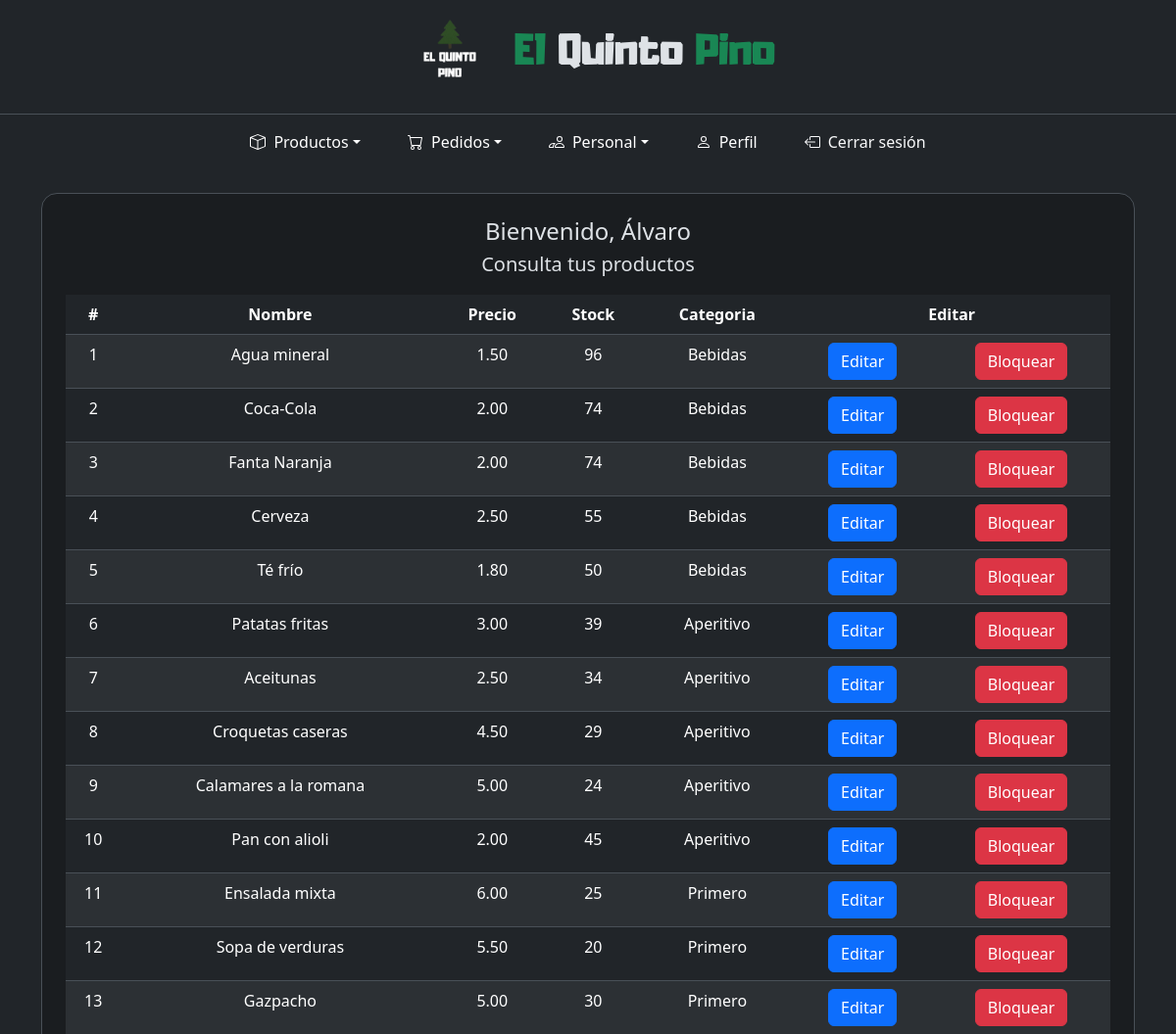
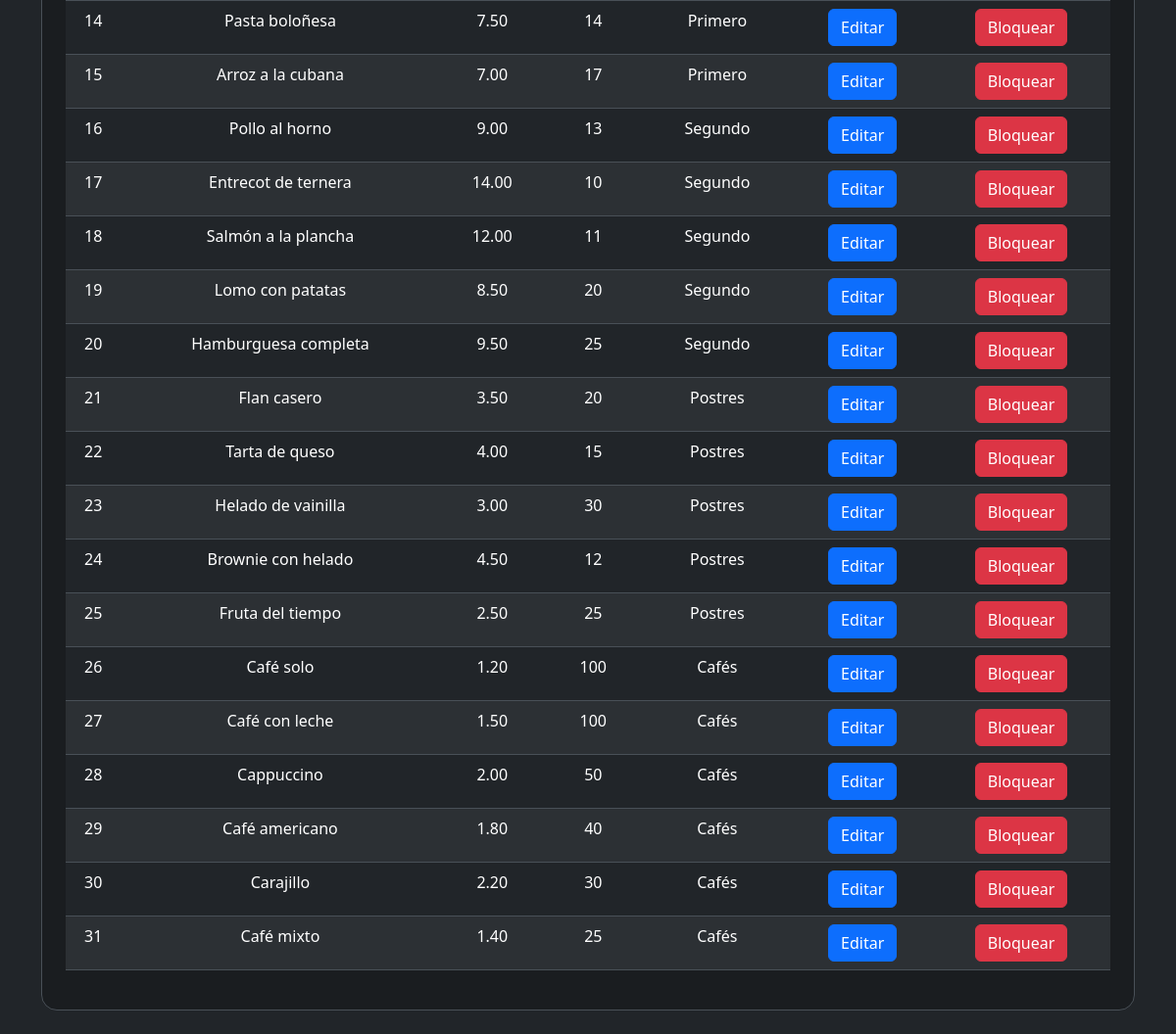
Before: /encargado/encargado.php (signed in) with the older database file (2 pictures, top to bottom).
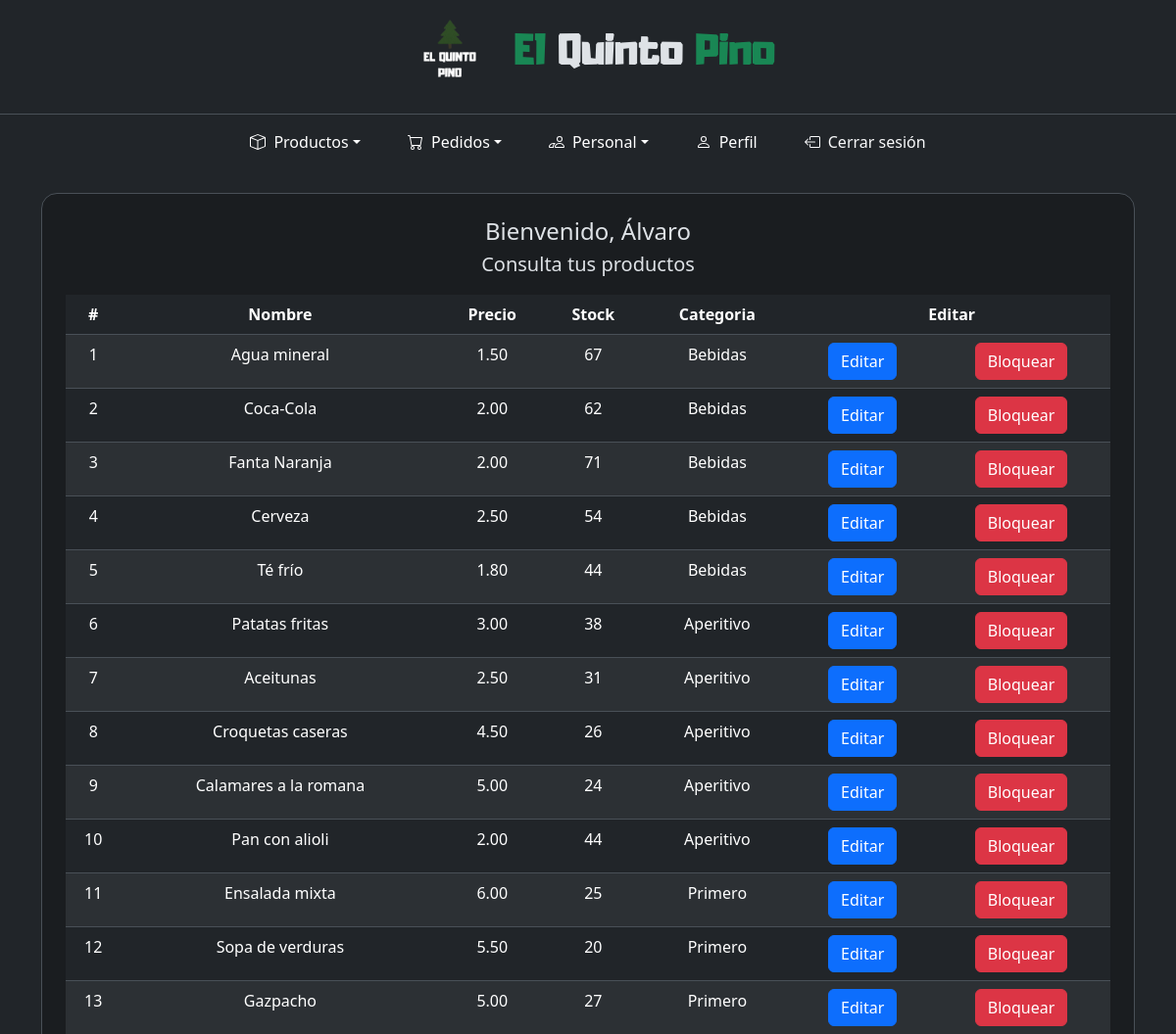
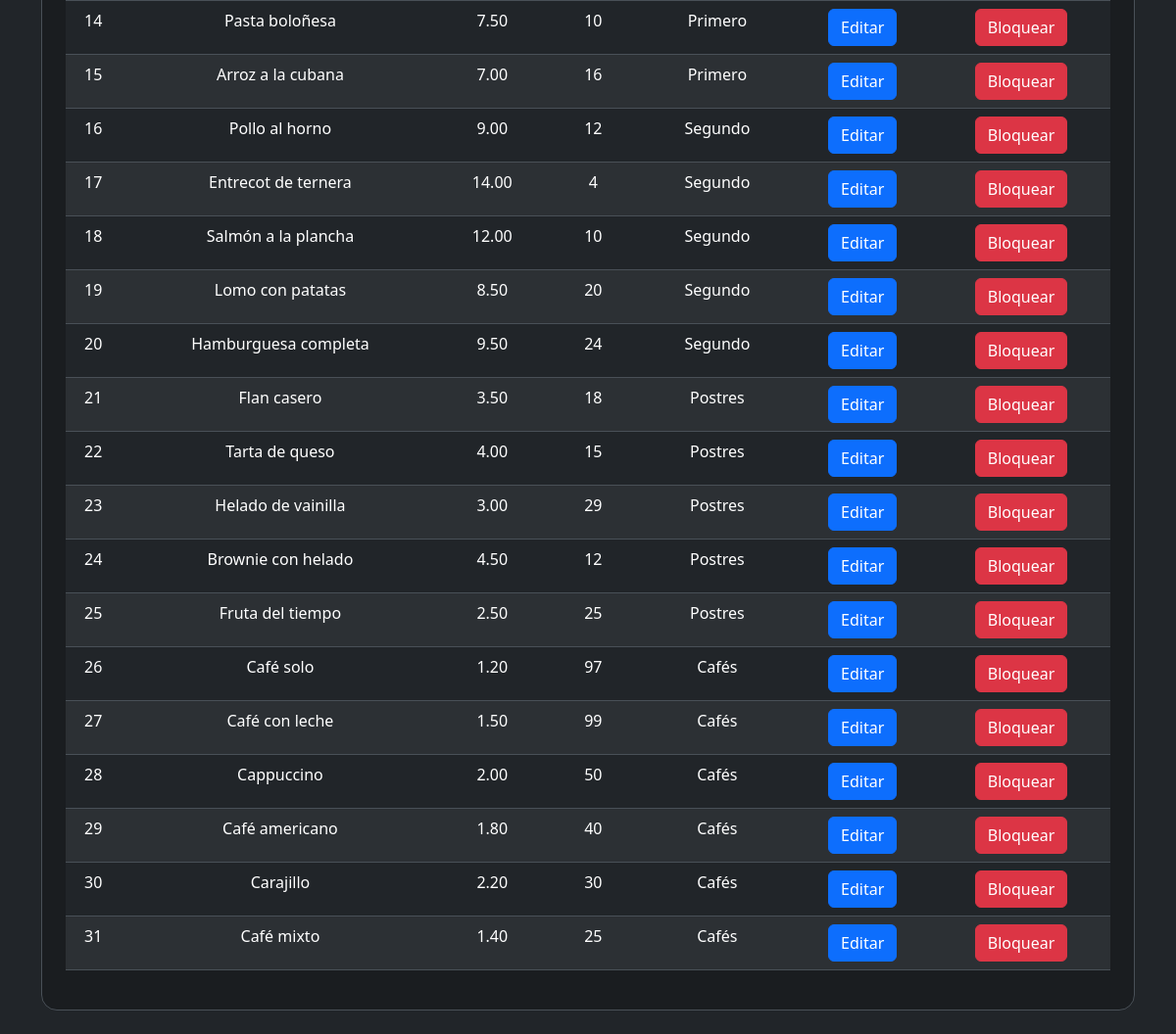
After: the same page with the newer database file (2 pictures, top to bottom).
### tables this page shows
CREATE TABLE `producto` (
  `id` int(11) NOT NULL,
  `nombre` varchar(255) NOT NULL,
  `precio` decimal(10,2) NOT NULL,
  `stock` int(11) NOT NULL,
  `estado` tinyint(1) NOT NULL,
  `categoria` int(11) NOT NULL
);

CREATE TABLE `categoria` (
  `id` int(11) NOT NULL,
  `nombre` varchar(255) NOT NULL
);

### encargado/encargado.php (the view, shortened to what this page needs)
<?php
include("../components/conexion.php");
?>
<!DOCTYPE html>
<html lang="es" data-bs-theme="dark">
<head>
    <link rel="stylesheet" href="../bootstrap/css/bootstrap.min.css" />
    <link rel="stylesheet" href="../styles.css" />
</head>
<body>
    <div class="container-fluid min-vh-100 d-flex flex-column">
        <?php
        include("../components/header.php");
        include("navbar.php");
        $usuario = $_SESSION["usuario"];
        ?>
        <main class="container my-4 flex-grow-1">
            <div class="row justify-content-center">
                <div class="col-12">
                    <section class="bg-dark-subtle border rounded-4 p-4 p-sm-4">
                        <header class="text-center mb-3">
                            <h4 class="h4 mb-1">Bienvenido, <?php echo $usuario; ?></h4>
                            <p class="lead">Consulta tus productos</p>
                        </header>
                        <section class="row justify-content-center ">
                            <div class="col-12 table-responsive">
                                <table class="table text-start text-md-center table-hover table-striped">
                                    <thead>
                                        <tr>
                                            <th class='d-none d-sm-block d-sm-'>#</th>
                                            <th>Nombre</th>
                                            <th>Precio</th>
                                            <th>Stock</th>
                                            <th>Categoria</th>
                                            <th colspan="2">Editar</th>
                                        </tr>
                                    </thead>
                                    <tbody>
                                        <?php
                                        $consulta = "SELECT * FROM producto";
                                        $result = mysqli_query($conn, $consulta);
                                        while ($row = mysqli_fetch_array($result)) {
                                            $id = $row['id'];
                                            $estado = $row["estado"];
                                            if ($estado == 1) {
                                                print("<tr>");
                                            } else {
                                                print("<tr class='table-danger'>");
                                            }
                                            print("<td class='d-none d-sm-table-cell'>");
                                            print($row['id']);
                                            print("</td>");
                                            print("<td>");
                                            print($row['nombre']);
                                            print("</td>");
                                            print("<td>");
                                            print($row['precio']);
                                            print("</td>");
                                            print("<td>");
                                            print($row['stock']);
                                            print("</td>");
                                            print("<td>");
                                            $cat = $row["categoria"];
                                            $consulta2 = "SELECT nombre FROM categoria WHERE id = '$cat'";
                                            $result2 = mysqli_query($conn, $consulta2);
                                            $row2 = mysqli_fetch_array($result2);
                                            print($row2["nombre"]);
                                            print("</td>");
                                            print("<td>");
                                            print("<a href='editarProducto.php?id=$id' class='btn btn-primary'>Editar</a>");
                                            print("</td>");
                                            print("<td class='d-none d-md-table-cell'>");
                                            if ($estado == 1) {
                                                print("<a href='bloquearProducto.php?id=$id' class='btn btn-danger'>Bloquear</a>");
                                            } else {
                                                print("<a href='desbloquearProducto.php?id=$id' class='btn btn-success'>Desloquear</a>");
                                            }
                                            print("</td>");
                                            print("</tr>");
                                        }
                                        ?>
                                    </tbody>
                                </table>
                            </div>
                        </section>
                </div>
            </div>
        </main>
    </div>
</body>
</html>

Changed rows visible on the page:
changed producto "Agua mineral": stock "96" → "67"
changed producto "Coca-Cola": stock "74" → "62"
changed producto "Fanta Naranja": stock "74" → "71"
changed producto "Cerveza": stock "55" → "54"
changed producto "Té frío": stock "50" → "44"
changed producto "Patatas fritas": stock "39" → "38"
changed producto "Aceitunas": stock "34" → "31"
changed producto "Croquetas caseras": stock "29" → "26"
changed producto "Pan con alioli": stock "45" → "44"
changed producto "Gazpacho": stock "30" → "27"
changed producto "Pasta boloñesa": stock "14" → "10"
changed producto "Arroz a la cubana": stock "17" → "16"
changed producto "Pollo al horno": stock "13" → "12"
changed producto "Entrecot de ternera": stock "10" → "4"
changed producto "Salmón a la plancha": stock "11" → "10"
changed producto "Hamburguesa completa": stock "25" → "24"
changed producto "Flan casero": stock "20" → "18"
changed producto "Helado de vainilla": stock "30" → "29"
changed producto "Café solo": stock "100" → "97"
changed producto "Café con leche": stock "100" → "99"
